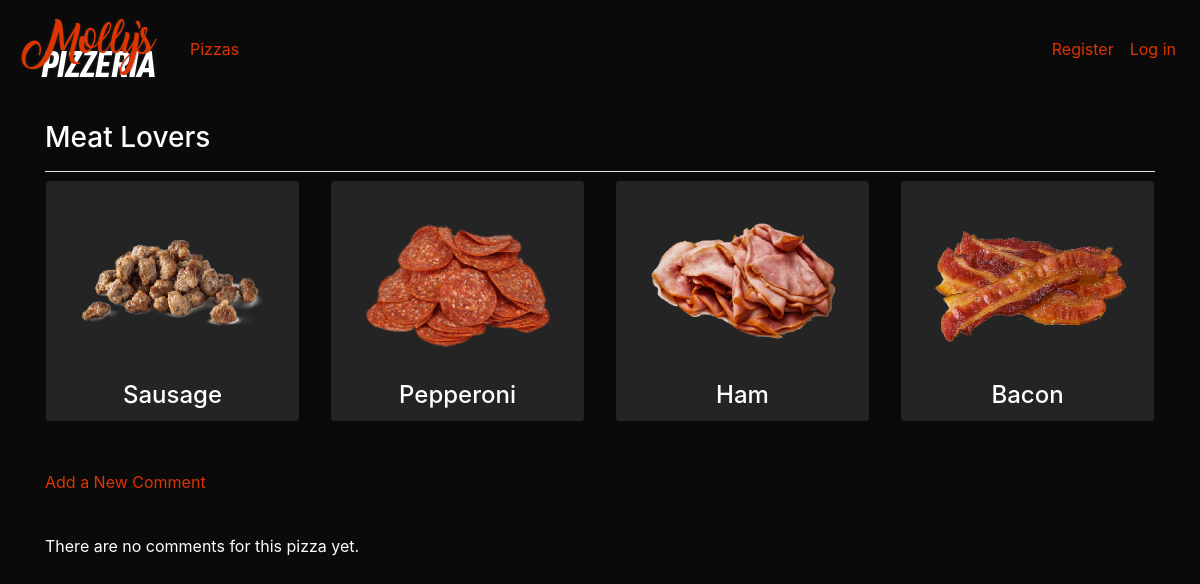
Screenshot of /pizza/3/ with the database file from the repository.
### pizza_app/models.py (models this page shows)
class Pizza(models.Model):
    name = models.CharField(max_length=200)
    image = models.ImageField(upload_to="pizzas", default='Cheese.png')
    def __str__(self):
        return self.name

class Topping(models.Model):
    name = models.CharField(max_length=200)
    pizza = models.ForeignKey(Pizza, on_delete=models.CASCADE)
    image = models.ImageField(upload_to="toppings", default='Pepperoni.png')
    def __str__(self):
        return self.name

### pizza_app/views.py (the view)
# urls.py: path('pizza/<int:pizza_id>/', views.pizza, name='pizza'),
def pizza(request, pizza_id):
    pizza = Pizza.objects.get(id=pizza_id)
    toppings = pizza.topping_set.order_by('-name')
    comments = pizza.comment_set.order_by('-date_posted')
    context = {'pizza':pizza, 'comments':comments, 'toppings':toppings}
    return render(request, 'pizza_app/pizza.html', context)

### pizza_app/templates/pizza_app/pizza.html
{% extends 'pizza_app/base.html' %}
{% load static %}
{% block styles %}
    <link rel="stylesheet" href="{% static 'pizza_app/css/pizzeria_theme.css' %}">
{% endblock %}
{% block page_header %}
    <h3>{{ pizza }}</h3>
{% endblock page_header %}
{% block content %}
    <div class="card-deck">
        {% for topping in toppings %}
            <div class="card">
                <div class="card-block">
                    <img src="{{ topping.image.url }}" style="width: 200px;" class="center">
                    <h4 class="card-title" style="text-align: center;">{{ topping }}
                    </h4>
                </div>
            </div>
        {% endfor %}
    </div>
    <br>
    <br>
    <p>
        <a href="{% url 'pizza_app:new_comment' pizza.id %}">Add a New Comment</a>
    </p>
    <br>
    {% for comment in comments %}
        <div class="card mb-3">
            <h4 class="card-header">
                {{ comment.author }}
            <small>
                {{ comment.date_posted|date:'M d, Y H:i' }}
                <a href="{% url 'pizza_app:edit_comment' comment.id %}">
                edit comment</a></small>
            </h4>
            <div class="card-body">
                {{ comment.text|linebreaks }}
            </div>
        </div>
    {% empty %}
        <p>There are no comments for this pizza yet.</p>
    {% endfor %}
{% endblock content %}

### rows the page displays
Pizza: name "Meat Lovers"
Topping: image (picture), name "Sausage"
Topping: image (picture), name "Pepperoni"
Topping: image (picture), name "Ham"
Topping: image (picture), name "Bacon"
